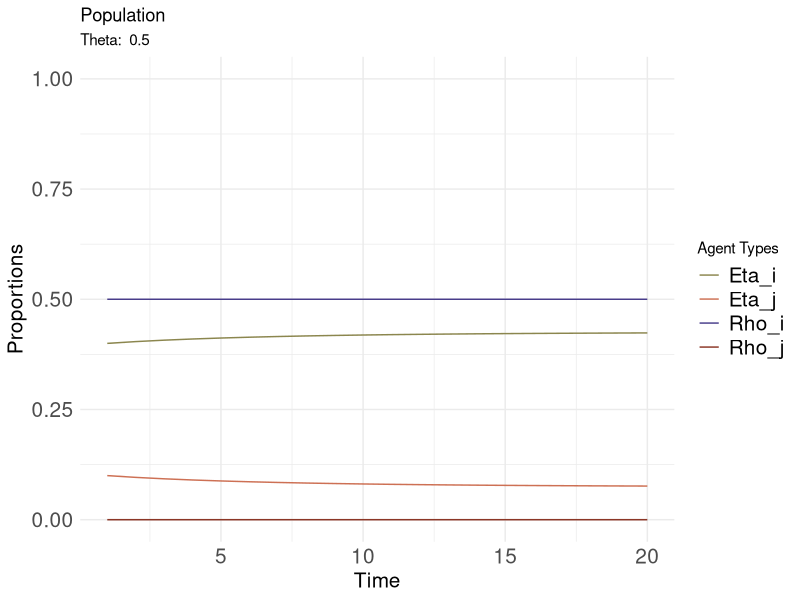
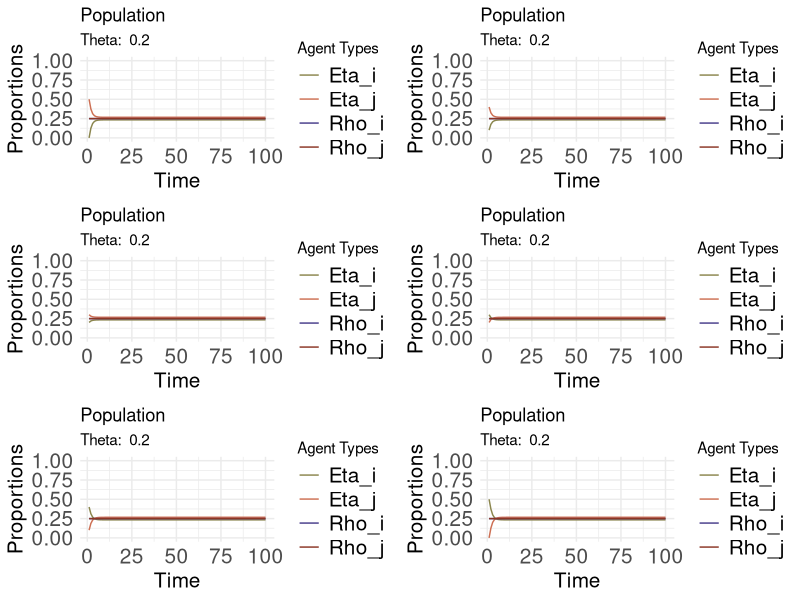

Write R code to recreate these figures, in order.
library(tidyverse)
library(ggplot2)
library(gridExtra)
library(grid)

final_matchmaking <- function(eta_l,eta_r,rho_l,rho_r,theta,time,alpha = 1,beta = 1){
  
  ##Premable ##
  
  storage <- as.data.frame(matrix(NA_real_, nrow = time, ncol = 4))
  colnames(storage) <- c("Eta_i","Eta_j","Rho_i","Rho_j")
  graphs <- list()
  
  
  ##Matchmaking##
  for (i in 1:time) {
    storage[i,1] <-  eta_l
    storage[i,2] <-  eta_r
    storage[i,3] <-  rho_l
    storage[i,4] <-  rho_r
    
  
    
    eta_l_next <-  2*(eta_r*rho_l*eta_r)*alpha - 2*(eta_r*rho_l*eta_r)*(1-alpha) - 
      2*(eta_l*rho_r*eta_l)*beta + 2*(eta_l*rho_r*eta_l)*(1-beta)+
      (eta_l*eta_r*eta_r)*theta - (1-theta)*(eta_l*eta_r*eta_l) + eta_l
    
    eta_r_next <-  1 - (eta_l_next + rho_l + rho_r)
    
    if(eta_l_next <= 0){
      eta_l_next <- 0
      eta_r_next <- 1 - (eta_l_next - rho_l - rho_r )
    } else if(eta_r_next <= 0){
      eta_r_next  <- 0
      eta_l_next <-  1 -(eta_r_next + rho_l + rho_r)
    } else {
      eta_r_next <- eta_r_next
      eta_l_next <- eta_l_next
    }

    
    eta_l <- eta_l_next
    eta_r <- 1 - (eta_l + rho_l + rho_r)

  }
  ##Output##
  
  print(storage)
  
  plot <- storage%>%ggplot(mapping = aes(x = 1:time)) + 
    geom_line(aes(y = Eta_i, color = "Eta_i")) + 
    geom_line(aes(y = Eta_j, color = "Eta_j")) + 
    geom_line(aes(y = Rho_i, color = "Rho_i")) + 
    geom_line(aes(y = Rho_j, color = "Rho_j")) + 
    
    ggtitle("Population", subtitle = paste("Theta: ", theta)) + 
    ylab("Proportions") + xlab("Time") + 
    scale_color_manual(name = "Agent Types", 
                       breaks = c("Eta_i","Eta_j","Rho_i","Rho_j"), 
                       values = c("Eta_i" = "khaki4","Eta_j" = "salmon3", 
                                  "Rho_i" = "darkslateblue", "Rho_j" = "tomato4")) + 
    theme_minimal() +scale_y_continuous(limits = c(0,1)) + 
    theme(axis.text.x = element_text(size = 15), 
          axis.text.y = element_text(size = 15),
          legend.text = element_text(size = 15),
          axis.title =  element_text(size = 15))
  list(data = storage, plot = plot)

}
final_matchmaking(eta_l = 0.40, eta_r = 0.10, rho_l = 0.5, rho_r = 0, theta = 0.5, time = 20)



results <- lapply(seq(0, 0.5, 0.1), function(i){
  final_matchmaking(eta_l = i, eta_r = 0.5-i,
                        rho_l = 0.25,rho_r = 0.25,
                        theta= 0.2, time = 100)})


allplots <- lapply(results, function(x)x$plot)
gridExtra::grid.arrange(grobs = allplots, ncol = 2)





